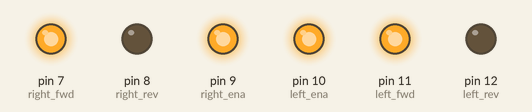
This sketch was run on a simulated Arduino Uno, built with avr-gcc and run on an emulated ATmega328P. On the bench: output pins drawn as LEDs (lit = HIGH).

Above: at 2.5 s.
At 5.5 s:
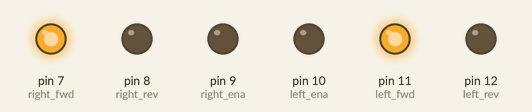
At 7.0 s:
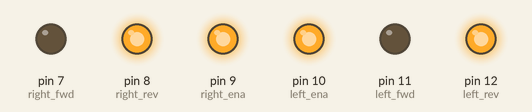
Timing chart, 0 to 10.4 s (numbered marks = the images above):
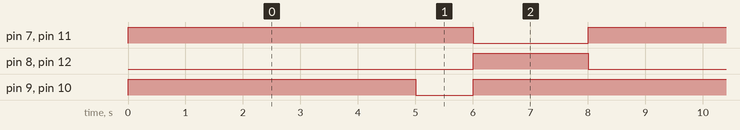

Measured:
- by itself, pin 7 (right_fwd), pin 11 (left_fwd): alternates HIGH for 6.0 s and LOW for 2.0 s
- by itself, pin 8 (right_rev), pin 12 (left_rev): alternates HIGH for 2.0 s and LOW for 6.0 s
- by itself, pin 9 (right_ena), pin 10 (left_ena): repeats every 8.0 s: LOW 1.0 s, HIGH 7.0 s

The sketch:

story_3.ino
```cpp
const int left_ena = 10;
const int right_ena = 9;
const int left_fwd = 11;
const int right_fwd = 7;
const int left_rev = 12;
const int right_rev = 8;
int i = 7;

// forward 5 seconds, stop 1 second, reverse 2 seconds

void setup() {
  // put your setup code here, to run once:
  for (i=7; i<13; i++) {
    pinMode(i, OUTPUT);
  }
}

void loop() {
  // put your main code here, to run repeatedly:
  digitalWrite(left_ena, HIGH);
  digitalWrite(right_ena, HIGH);
  digitalWrite(left_fwd, HIGH);
  digitalWrite(right_fwd, HIGH);
  digitalWrite(left_rev, LOW);
  digitalWrite(right_rev, LOW);
  delay(5000);

  digitalWrite(left_ena, LOW);
  digitalWrite(right_ena, LOW);
  delay(1000);

  digitalWrite(left_ena, HIGH);
  digitalWrite(right_ena, HIGH);
  digitalWrite(left_fwd, LOW);
  digitalWrite(right_fwd, LOW);
  digitalWrite(left_rev, HIGH);
  digitalWrite(right_rev, HIGH);
  delay(2000);
}
```
